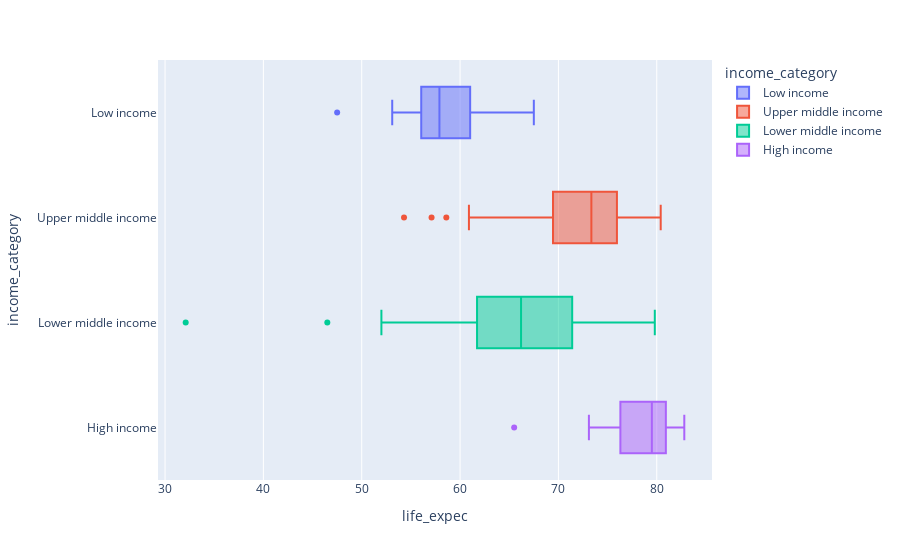

Notebook code for this chart:
### Code cell
# Plot de Distribuição (BoxPlot) por life_expec e income_category
px.box(df_countries, x='life_expec', y='income_category',color='income_category',
       orientation='h',hover_data=['country'])

### Figure 1 — Plotly figure (JSON) as saved in the notebook; plotly's stock layout.template omitted (floating-point values rounded to 4 significant figures)
{"data": [{"alignmentgroup": "True", "customdata": [["Afghanistan"], ["Burkina Faso"], ["Burundi"], ["Central African Republic"], ["Chad"], ["Congo Dem. Rep."], ["Eritrea"], ["Gambia"], ["Guinea-Bissau"], ["Liberia"], ["Madagascar"], ["Malawi"], ["Mali"], ["Mozambique"], ["Niger"], ["Rwanda"], ["Sierra Leone"], ["Sudan"], ["Togo"], ["Uganda"], ["Yemen"]], "hovertemplate": "income_category=%{y}<br>life_expec=%{x}<br>country=%{customdata[0]}<extra></extra>", "legendgroup": "Low income", "marker": {"color": "#636efa"}, "name": "Low income", "notched": false, "offsetgroup": "Low income", "orientation": "h", "showlegend": true, "type": "box", "x": [56.2, 57.9, 57.7, 47.5, 56.5, 57.5, 61.7, 65.5, 55.6, 60.8, 60.8, 53.1, 59.5, 54.5, 58.8, 64.6, 55.0, 66.3, 58.7, 56.8, 67.5], "x0": " ", "xaxis": "x", "y": ["Low income", "Low income", "Low income", "Low income", "Low income", "Low income", "Low income", "Low income", "Low income", "Low income", "Low income", "Low income", "Low income", "Low income", "Low income", "Low income", "Low income", "Low income", "Low income", "Low income", "Low income"], "y0": " ", "yaxis": "y"}, {"alignmentgroup": "True", "customdata": [["Albania"], ["Argentina"], ["Armenia"], ["Azerbaijan"], ["Belarus"], ["Belize"], ["Bosnia and Herzegovina"], ["Botswana"], ["Brazil"], ["Bulgaria"], ["China"], ["Colombia"], ["Costa Rica"], ["Dominican Republic"], ["Ecuador"], ["El Salvador"], ["Equatorial Guinea"], ["Fiji"], ["Gabon"], ["Georgia"], ["Grenada"], ["Guatemala"], ["Indonesia"], ["Iraq"], ["Jamaica"], ["Kazakhstan"], ["Libya"], ["Malaysia"], ["Maldives"], ["Mauritius"], ["Moldova"], ["Montenegro"], ["Namibia"], ["Paraguay"], ["Peru"], ["Russia"], ["Serbia"], ["South Africa"], ["St. Vincent and the Grenadines"], ["Suriname"], ["Thailand"], ["Tonga"], ["Turkey"], ["Turkmenistan"]], "hovertemplate": "income_category=%{y}<br>life_expec=%{x}<br>country=%{customdata[0]}<extra></extra>", "legendgroup": "Upper middle income", "marker": {"color": "#EF553B"}, "name": "Upper middle income", "notched": false, "offsetgroup": "Upper middle income", "orientation": "h", "showlegend": true, "type": "box", "x": [76.3, 75.8, 73.3, 69.1, 70.4, 71.4, 76.8, 57.1, 74.2, 73.9, 74.6, 76.4, 80.4, 74.6, 76.7, 74.1, 60.9, 65.3, 62.9, 72.8, 71.3, 71.3, 69.9, 67.2, 74.7, 68.4, 76.1, 74.5, 77.9, 73.4, 69.7, 76.4, 58.6, 74.1, 77.9, 69.2, 74.7, 54.3, 71.6, 70.3, 76.6, 69.9, 78.2, 67.9], "x0": " ", "xaxis": "x", "y": ["Upper middle income", "Upper middle income", "Upper middle income", "Upper middle income", "Upper middle income", "Upper middle income", "Upper middle income", "Upper middle income", "Upper middle income", "Upper middle income", "Upper middle income", "Upper middle income", "Upper middle income", "Upper middle income", "Upper middle income", "Upper middle income", "Upper middle income", "Upper middle income", "Upper middle income", "Upper middle income", "Upper middle income", "Upper middle income", "Upper middle income", "Upper middle income", "Upper middle income", "Upper middle income", "Upper middle income", "Upper middle income", "Upper middle income", "Upper middle income", "Upper middle income", "Upper middle income", "Upper middle income", "Upper middle income", "Upper middle income", "Upper middle income", "Upper middle income", "Upper middle income", "Upper middle income", "Upper middle income", "Upper middle income", "Upper middle income", "Upper middle income", "Upper middle income"], "y0": " ", "yaxis": "y"}, {"alignmentgroup": "True", "customdata": [["Algeria"], ["Angola"], ["Bangladesh"], ["Benin"], ["Bhutan"], ["Bolivia"], ["Cambodia"], ["Cameroon"], ["Cape Verde"], ["Comoros"], ["Congo Rep."], ["Cote d'Ivoire"], ["Egypt"], ["Ghana"], ["Guinea"], ["Haiti"], ["India"], ["Iran"], ["Jordan"], ["Kenya"], ["Kiribati"], ["Kyrgyz Republic"], ["Lao"], ["Lebanon"], ["Lesotho"], ["Mauritania"], ["Micronesia"], ["Mongolia"], ["Morocco"], ["Myanmar"], ["Nepal"], ["Nigeria"], ["Pakistan"], ["Philippines"], ["Samoa"], ["Senegal"], ["Solomon Islands"], ["Sri Lanka"], ["Tajikistan"], ["Tanzania"], ["Timor-Leste"], ["Tunisia"], ["Ukraine"], ["Uzbekistan"], ["Vanuatu"], ["Vietnam"], ["Zambia"]], "hovertemplate": "income_category=%{y}<br>life_expec=%{x}<br>country=%{customdata[0]}<extra></extra>", "legendgroup": "Lower middle income", "marker": {"color": "#00cc96"}, "name": "Lower middle income", "notched": false, "offsetgroup": "Lower middle income", "orientation": "h", "showlegend": true, "type": "box", "x": [76.5, 60.1, 70.4, 61.8, 72.1, 71.6, 66.1, 57.3, 72.5, 65.9, 60.4, 56.3, 70.5, 62.2, 58.0, 32.1, 66.2, 74.5, 75.8, 62.8, 60.7, 68.5, 63.8, 79.8, 46.5, 68.2, 65.4, 66.2, 73.5, 66.8, 68.3, 60.5, 65.3, 69.0, 71.5, 64.0, 61.7, 74.4, 69.6, 59.3, 71.1, 76.9, 70.4, 68.8, 63.0, 73.1, 52.0], "x0": " ", "xaxis": "x", "y": ["Lower middle income", "Lower middle income", "Lower middle income", "Lower middle income", "Lower middle income", "Lower middle income", "Lower middle income", "Lower middle income", "Lower middle income", "Lower middle income", "Lower middle income", "Lower middle income", "Lower middle income", "Lower middle income", "Lower middle income", "Lower middle income", "Lower middle income", "Lower middle income", "Lower middle income", "Lower middle income", "Lower middle income", "Lower middle income", "Lower middle income", "Lower middle income", "Lower middle income", "Lower middle income", "Lower middle income", "Lower middle income", "Lower middle income", "Lower middle income", "Lower middle income", "Lower middle income", "Lower middle income", "Lower middle income", "Lower middle income", "Lower middle income", "Lower middle income", "Lower middle income", "Lower middle income", "Lower middle income", "Lower middle income", "Lower middle income", "Lower middle income", "Lower middle income", "Lower middle income", "Lower middle income", "Lower middle income"], "y0": " ", "yaxis": "y"}, {"alignmentgroup": "True", "customdata": [["Antigua and Barbuda"], ["Australia"], ["Austria"], ["Bahamas"], ["Bahrain"], ["Barbados"], ["Belgium"], ["Brunei"], ["Canada"], ["Chile"], ["Croatia"], ["Cyprus"], ["Czech Republic"], ["Denmark"], ["Estonia"], ["Finland"], ["France"], ["Germany"], ["Greece"], ["Guyana"], ["Hungary"], ["Iceland"], ["Ireland"], ["Israel"], ["Italy"], ["Japan"], ["Kuwait"], ["Latvia"], ["Lithuania"], ["Luxembourg"], ["Malta"], ["Netherlands"], ["New Zealand"], ["Norway"], ["Oman"], ["Panama"], ["Poland"], ["Portugal"], ["Qatar"], ["Romania"], ["Saudi Arabia"], ["Seychelles"], ["Singapore"], ["Slovak Republic"], ["Slovenia"], ["South Korea"], ["Spain"], ["Sweden"], ["Switzerland"], ["United Arab Emirates"], ["United Kingdom"], ["United States"], ["Uruguay"]], "hovertemplate": "income_category=%{y}<br>life_expec=%{x}<br>country=%{customdata[0]}<extra></extra>", "legendgroup": "High income", "marker": {"color": "#ab63fa"}, "name": "High income", "notched": false, "offsetgroup": "High income", "orientation": "h", "showlegend": true, "type": "box", "x": [76.8, 82.0, 80.5, 73.8, 76.0, 76.7, 80.0, 77.1, 81.3, 79.1, 76.3, 79.9, 77.5, 79.5, 76.0, 80.0, 81.4, 80.1, 80.4, 65.5, 74.5, 82.0, 80.4, 81.4, 81.7, 82.8, 78.2, 73.1, 73.2, 81.3, 80.3, 80.7, 80.9, 81.0, 76.1, 77.8, 76.3, 79.8, 79.5, 73.7, 75.1, 73.4, 82.7, 75.5, 79.5, 80.1, 81.9, 81.5, 82.2, 76.5, 80.3, 78.7, 76.4], "x0": " ", "xaxis": "x", "y": ["High income", "High income", "High income", "High income", "High income", "High income", "High income", "High income", "High income", "High income", "High income", "High income", "High income", "High income", "High income", "High income", "High income", "High income", "High income", "High income", "High income", "High income", "High income", "High income", "High income", "High income", "High income", "High income", "High income", "High income", "High income", "High income", "High income", "High income", "High income", "High income", "High income", "High income", "High income", "High income", "High income", "High income", "High income", "High income", "High income", "High income", "High income", "High income", "High income", "High income", "High income", "High income", "High income"], "y0": " ", "yaxis": "y"}], "layout": {"boxmode": "overlay", "legend": {"title": {"text": "income_category"}, "tracegroupgap": 0}, "margin": {"t": 60}, "xaxis": {"anchor": "y", "domain": [0, 1], "title": {"text": "life_expec"}}, "yaxis": {"anchor": "x", "categoryarray": ["High income", "Lower middle income", "Upper middle income", "Low income"], "categoryorder": "array", "domain": [0, 1], "title": {"text": "income_category"}}}}
